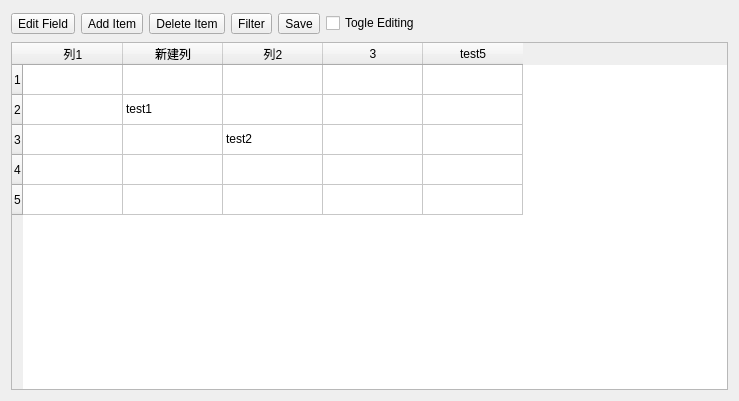
<?xml version="1.0" encoding="UTF-8"?>
<ui version="4.0">
 <class>AttributesTable</class>
 <widget class="QWidget" name="AttributesTable">
  <property name="geometry">
   <rect>
    <x>0</x>
    <y>0</y>
    <width>739</width>
    <height>401</height>
   </rect>
  </property>
  <property name="contextMenuPolicy">
   <enum>Qt::NoContextMenu</enum>
  </property>
  <property name="windowTitle">
   <string>Attributes Table</string>
  </property>
  <layout class="QGridLayout" name="gridLayout">
   <item row="1" column="0">
    <widget class="QTableWidget" name="dataTable">
     <property name="editTriggers">
      <set>QAbstractItemView::NoEditTriggers</set>
     </property>
     <row>
      <property name="text">
       <string>1</string>
      </property>
     </row>
     <row>
      <property name="text">
       <string>2</string>
      </property>
     </row>
     <row>
      <property name="text">
       <string>3</string>
      </property>
     </row>
     <row>
      <property name="text">
       <string>4</string>
      </property>
     </row>
     <row>
      <property name="text">
       <string>5</string>
      </property>
     </row>
     <column>
      <property name="text">
       <string>列1</string>
      </property>
     </column>
     <column>
      <property name="text">
       <string>新建列</string>
      </property>
     </column>
     <column>
      <property name="text">
       <string>列2</string>
      </property>
     </column>
     <column>
      <property name="text">
       <string>3</string>
      </property>
     </column>
     <column>
      <property name="text">
       <string>test5</string>
      </property>
     </column>
     <item row="1" column="1">
      <property name="text">
       <string>test1</string>
      </property>
     </item>
     <item row="2" column="2">
      <property name="text">
       <string>test2</string>
      </property>
     </item>
    </widget>
   </item>
   <item row="0" column="0">
    <widget class="QWidget" name="widget" native="true">
     <property name="minimumSize">
      <size>
       <width>0</width>
       <height>25</height>
      </size>
     </property>
     <property name="maximumSize">
      <size>
       <width>16777215</width>
       <height>25</height>
      </size>
     </property>
     <layout class="QHBoxLayout" name="horizontalLayout">
      <property name="leftMargin">
       <number>0</number>
      </property>
      <property name="topMargin">
       <number>0</number>
      </property>
      <property name="rightMargin">
       <number>0</number>
      </property>
      <property name="bottomMargin">
       <number>0</number>
      </property>
      <item>
       <widget class="QToolButton" name="editFieldButton">
        <property name="text">
         <string>Edit Field</string>
        </property>
       </widget>
      </item>
      <item>
       <widget class="QToolButton" name="addItemButton">
        <property name="text">
         <string>Add Item</string>
        </property>
       </widget>
      </item>
      <item>
       <widget class="QToolButton" name="deleteItemButton">
        <property name="text">
         <string>Delete Item</string>
        </property>
       </widget>
      </item>
      <item>
       <widget class="QToolButton" name="filterData">
        <property name="text">
         <string>Filter</string>
        </property>
       </widget>
      </item>
      <item>
       <widget class="QToolButton" name="saveButton">
        <property name="text">
         <string>Save</string>
        </property>
       </widget>
      </item>
      <item>
       <widget class="QCheckBox" name="toggleEditingCheckBox">
        <property name="contextMenuPolicy">
         <enum>Qt::NoContextMenu</enum>
        </property>
        <property name="text">
         <string>Togle Editing</string>
        </property>
       </widget>
      </item>
     </layout>
    </widget>
   </item>
  </layout>
 </widget>
 <resources/>
 <connections>
  <connection>
   <sender>editFieldButton</sender>
   <signal>clicked()</signal>
   <receiver>AttributesTable</receiver>
   <slot>edit_field()</slot>
   <hints>
    <hint type="sourcelabel">
     <x>52</x>
     <y>20</y>
    </hint>
    <hint type="destinationlabel">
     <x>369</x>
     <y>200</y>
    </hint>
   </hints>
  </connection>
  <connection>
   <sender>addItemButton</sender>
   <signal>clicked()</signal>
   <receiver>AttributesTable</receiver>
   <slot>add_item()</slot>
   <hints>
    <hint type="sourcelabel">
     <x>217</x>
     <y>20</y>
    </hint>
    <hint type="destinationlabel">
     <x>369</x>
     <y>200</y>
    </hint>
   </hints>
  </connection>
  <connection>
   <sender>deleteItemButton</sender>
   <signal>clicked()</signal>
   <receiver>AttributesTable</receiver>
   <slot>delete_item()</slot>
   <hints>
    <hint type="sourcelabel">
     <x>298</x>
     <y>20</y>
    </hint>
    <hint type="destinationlabel">
     <x>369</x>
     <y>200</y>
    </hint>
   </hints>
  </connection>
  <connection>
   <sender>toggleEditingCheckBox</sender>
   <signal>stateChanged(int)</signal>
   <receiver>AttributesTable</receiver>
   <slot>toggle_editing_changed()</slot>
   <hints>
    <hint type="sourcelabel">
     <x>558</x>
     <y>20</y>
    </hint>
    <hint type="destinationlabel">
     <x>369</x>
     <y>200</y>
    </hint>
   </hints>
  </connection>
  <connection>
   <sender>filterData</sender>
   <signal>clicked()</signal>
   <receiver>AttributesTable</receiver>
   <slot>filter_data()</slot>
   <hints>
    <hint type="sourcelabel">
     <x>367</x>
     <y>20</y>
    </hint>
    <hint type="destinationlabel">
     <x>369</x>
     <y>200</y>
    </hint>
   </hints>
  </connection>
  <connection>
   <sender>saveButton</sender>
   <signal>clicked()</signal>
   <receiver>AttributesTable</receiver>
   <slot>save()</slot>
   <hints>
    <hint type="sourcelabel">
     <x>316</x>
     <y>20</y>
    </hint>
    <hint type="destinationlabel">
     <x>369</x>
     <y>200</y>
    </hint>
   </hints>
  </connection>
 </connections>
 <slots>
  <slot>edit_field()</slot>
  <slot>add_item()</slot>
  <slot>delete_item()</slot>
  <slot>filter_data()</slot>
  <slot>toggle_editing_changed()</slot>
  <slot>save()</slot>
 </slots>
</ui>
